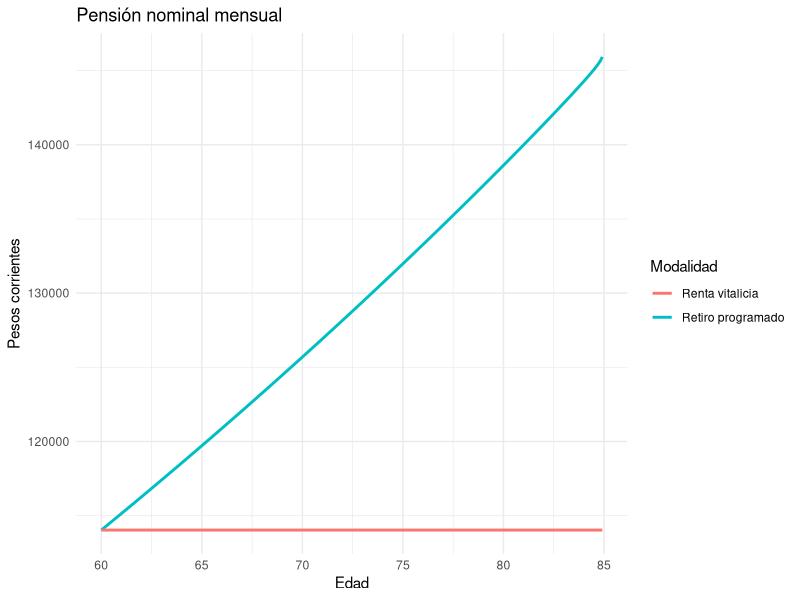
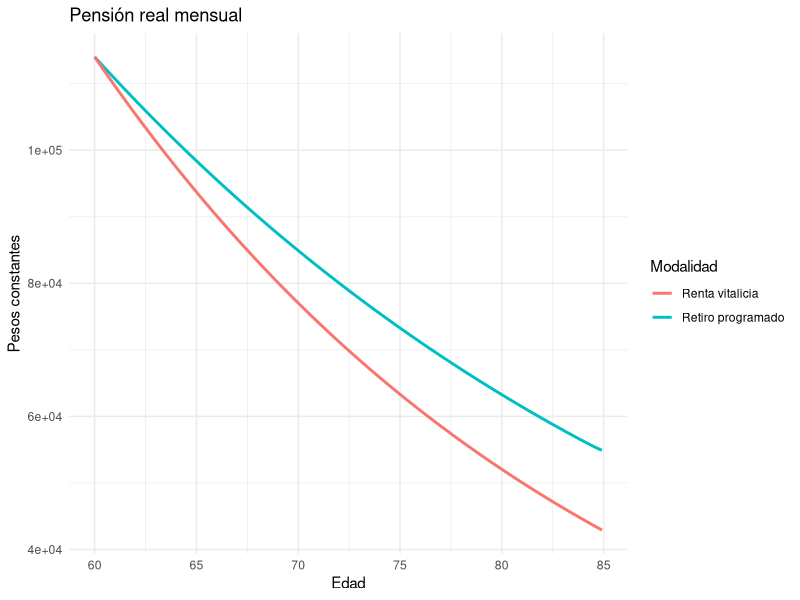

Generate these figures, in order, with R:
library(tidyverse)

# =========================
# PARAMETROS
# =========================

edad_inicio <- 20
edad_retiro <- 60
edad_muerte <- 85

salario_inicial <- 30000

crec_real_salario <- 0.01
inflacion <- 0.04

cotizacion <- 0.084

rendimiento_real <- 0.04
tasa_tecnica_real <- 0.03

# conversion a tasas nominales

rendimiento_nominal <- (1+rendimiento_real)*(1+inflacion)-1
tasa_tecnica_nominal <- (1+tasa_tecnica_real)*(1+inflacion)-1

r_m <- (1+rendimiento_nominal)^(1/12)-1
i_m <- (1+tasa_tecnica_nominal)^(1/12)-1

meses_trabajo <- (edad_retiro-edad_inicio)*12
meses_retiro <- (edad_muerte-edad_retiro)*12

# =========================
# ACUMULACION DEL FONDO
# =========================

edad <- seq(edad_inicio, edad_retiro-1/12, by=1/12)

crec_nominal_salario <- (1+crec_real_salario)*(1+inflacion)-1

salario <- salario_inicial*(1+crec_nominal_salario)^(edad-edad_inicio)

aporte <- salario*cotizacion

fondo <- numeric(length(edad))

for(i in 2:length(fondo)){
  
  fondo[i] <- fondo[i-1]*(1+r_m) + aporte[i]
  
}

capital <- tail(fondo,1)

cat("Capital al retiro:", round(capital),"\n")

# =========================
# RETIRO PROGRAMADO MENSUAL
# =========================

edad_pension <- seq(edad_retiro, edad_muerte-1/12, by=1/12)

pension_rp <- numeric(meses_retiro)
fondo_rp <- numeric(meses_retiro)

fondo_rp[1] <- capital

for(t in 1:meses_retiro){
  
  vida_restante <- meses_retiro - t + 1
  
  anualidad <- sum(1/(1+i_m)^(1:vida_restante))
  
  pension_rp[t] <- fondo_rp[t]/anualidad
  
  if(t < meses_retiro){
    
    fondo_rp[t+1] <- fondo_rp[t]*(1+r_m) - pension_rp[t]
    
  }
}

# =========================
# RENTA VITALICIA MENSUAL
# =========================

anualidad_total <- sum(1/(1+i_m)^(1:meses_retiro))

pension_rv <- rep(capital/anualidad_total, meses_retiro)

# =========================
# PENSION REAL
# =========================

inflacion_m <- (1+inflacion)^(1/12)-1

inflacion_acum <- (1+inflacion_m)^(0:(meses_retiro-1))

pension_rp_real <- pension_rp/inflacion_acum
pension_rv_real <- pension_rv/inflacion_acum

# =========================
# DATAFRAME
# =========================

df <- data.frame(
  
  edad = edad_pension,
  
  retiro_programado_nominal = pension_rp,
  retiro_programado_real = pension_rp_real,
  
  renta_vitalicia_nominal = pension_rv,
  renta_vitalicia_real = pension_rv_real
  
)

# =========================
# GRAFICO NOMINAL
# =========================

ggplot(df,aes(x=edad))+
  
  geom_line(aes(y=retiro_programado_nominal,color="Retiro programado"),size=1)+
  
  geom_line(aes(y=renta_vitalicia_nominal,color="Renta vitalicia"),size=1)+
  
  labs(
    title="Pensión nominal mensual",
    x="Edad",
    y="Pesos corrientes",
    color="Modalidad"
  )+
  
  theme_minimal()

# =========================
# GRAFICO REAL
# =========================

ggplot(df,aes(x=edad))+
  
  geom_line(aes(y=retiro_programado_real,color="Retiro programado"),size=1)+
  
  geom_line(aes(y=renta_vitalicia_real,color="Renta vitalicia"),size=1)+
  
  labs(
    title="Pensión real mensual",
    x="Edad",
    y="Pesos constantes",
    color="Modalidad"
  )+
  
  theme_minimal()
